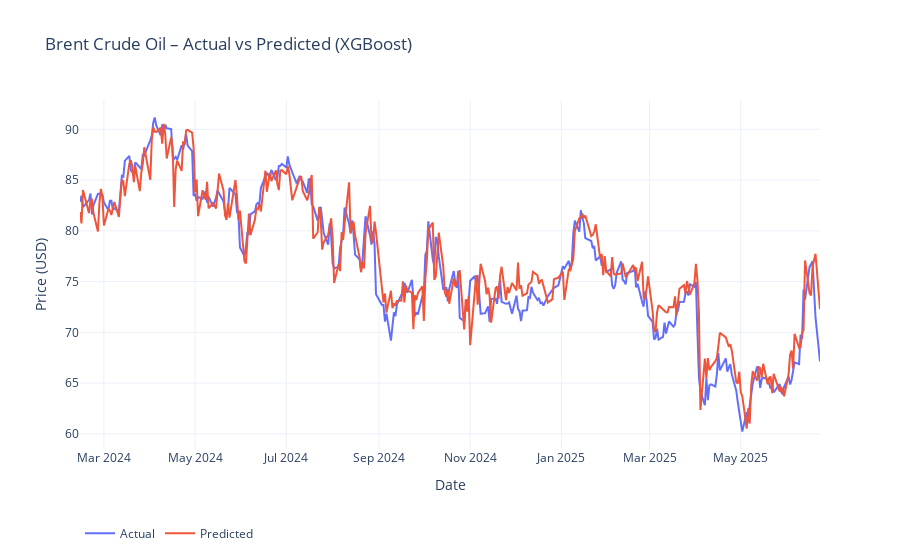

The notebook cell saved with this chart:
### Markdown cell above
## XGBOOST

### Code cell
import yfinance as yf
import pandas as pd
import numpy as np
from xgboost import XGBRegressor
from sklearn.metrics import (
    mean_squared_error,
    mean_absolute_error,
    mean_absolute_percentage_error,
    r2_score,
    explained_variance_score
)
import plotly.graph_objects as go

SEED = 42
np.random.seed(SEED)

# === 1. Download Brent crude oil price data ==================================
df = (
    yf.download("BZ=F", start="2011-06-13", end="2025-06-25")[['Close']]
      .rename(columns={'Close': 'Price'})
      .dropna()
)

# === 2. Load & align embeddings =============================================
emb = (
    pd.read_csv('../Data/raw/embeddings_feature_ST.csv', parse_dates=['date'])
      .set_index('date')
)
emb = emb.reindex(df.index).ffill().bfill()
sent = (
    pd.read_csv('../Data/raw/daily_sent.csv', parse_dates=['Date'])
      .set_index('Date')
)

df['SENT_1'] = emb['embedding_2d_1_mean']
df['SENT_2'] = emb['embedding_2d_2_mean']
df['cosine_sim']            = emb['cosine_sim']
df['drift']                 = emb['drift']
df['drift_velocity']        = emb['drift_velocity']
df['drift_velocity_diff']   = emb['drift_velocity_diff']
df['drift_acceleration']    = emb['drift_acceleration']
df['var_2d_1']              = emb['embedding_2d_1_var_daily']
df['var_2d_2']              = emb['embedding_2d_2_var_daily']
df['sentiment']             = sent['avg_score']

# === 3. Costruzione delle lag-feature =======================================
for lag in range(1, 6):
    df[f'price_lag_{lag}'] = df['Price'].shift(lag)

df['target'] = df['Price'].shift(-1)
df.dropna(inplace=True)

# === 4. Train-test split (90/10) ============================================
feat_cols = [
    'Price','SENT_1','SENT_2',
    'cosine_sim','drift','drift_velocity','drift_velocity_diff','drift_acceleration',
    'var_2d_1','var_2d_2',
    'sentiment'
]

X = df[feat_cols]
y = df['target']
split_idx = int(len(df) * 0.9)
X_train, X_test = X.iloc[:split_idx], X.iloc[split_idx:]
y_train, y_test = y.iloc[:split_idx], y.iloc[split_idx:]

# === 5. Train XGBoost ======================================================
xgb = XGBRegressor(
    n_estimators=200,
    max_depth=6,
    learning_rate=0.07,
    subsample=0.9,
    colsample_bytree=0.9,
    random_state=SEED,
    n_jobs=-1,
    tree_method="hist"  # "gpu_hist" se hai una GPU
)
xgb.fit(X_train, y_train)
preds = xgb.predict(X_test)

# === 6. Metriche di valutazione ============================================
def smape(y_true, y_pred):
    denom = (np.abs(y_true) + np.abs(y_pred)) / 2
    return np.mean(np.abs(y_true - y_pred) / denom) * 100

def theils_u(y_true, y_pred):
    rmsfe = np.sqrt(np.mean((y_pred - y_true) ** 2))
    denom = (np.sqrt(np.mean(y_true ** 2)) +
             np.sqrt(np.mean(y_pred ** 2)))
    return rmsfe / denom

metrics = {
    "RMSE": np.sqrt(mean_squared_error(y_test, preds)),
    "MAE": mean_absolute_error(y_test, preds),
    "MAPE (%)": mean_absolute_percentage_error(y_test, preds) * 100,
    "sMAPE (%)": smape(y_test.values, preds),
    "R²": r2_score(y_test, preds),
    "Explained Variance": explained_variance_score(y_test, preds),
    "Theil’s U": theils_u(y_test.values, preds),
    "Directional Accuracy (%)": (
        np.mean(
            np.sign(y_test.values[1:] - y_test.values[:-1]) ==
            np.sign(preds[1:] - y_test.values[:-1])
        ) * 100
    )
}

print(pd.Series(metrics).to_frame('XGBoost').round(4))

# === 7. Grafico Plotly Actual vs Predicted =================================
fig = go.Figure()
fig.add_trace(go.Scatter(
    x=y_test.index, y=y_test, mode='lines', name='Actual'
))
fig.add_trace(go.Scatter(
    x=y_test.index, y=preds, mode='lines', name='Predicted'
))
fig.update_layout(
    title='Brent Crude Oil – Actual vs Predicted (XGBoost)',
    xaxis_title='Date',
    yaxis_title='Price (USD)',
    template='plotly_white',
    legend=dict(orientation='h', y=-0.2)
)
fig.show()

### Figure 1 — Plotly figure (JSON) as saved in the notebook; plotly's stock layout.template omitted (floating-point values rounded to 4 significant figures; data arrays with more than 128 entries replaced by an {"elided": "..."} marker saying what was removed)
{"data": [{"mode": "lines", "name": "Actual", "type": "scatter", "x": {"elided": "338 str values"}, "y": {"elided": "338 float values"}}, {"mode": "lines", "name": "Predicted", "type": "scatter", "x": {"elided": "338 str values"}, "y": {"elided": "338 float values"}}], "layout": {"legend": {"orientation": "h", "y": -0.2}, "title": {"text": "Brent Crude Oil – Actual vs Predicted (XGBoost)"}, "xaxis": {"title": {"text": "Date"}}, "yaxis": {"title": {"text": "Price (USD)"}}}}
